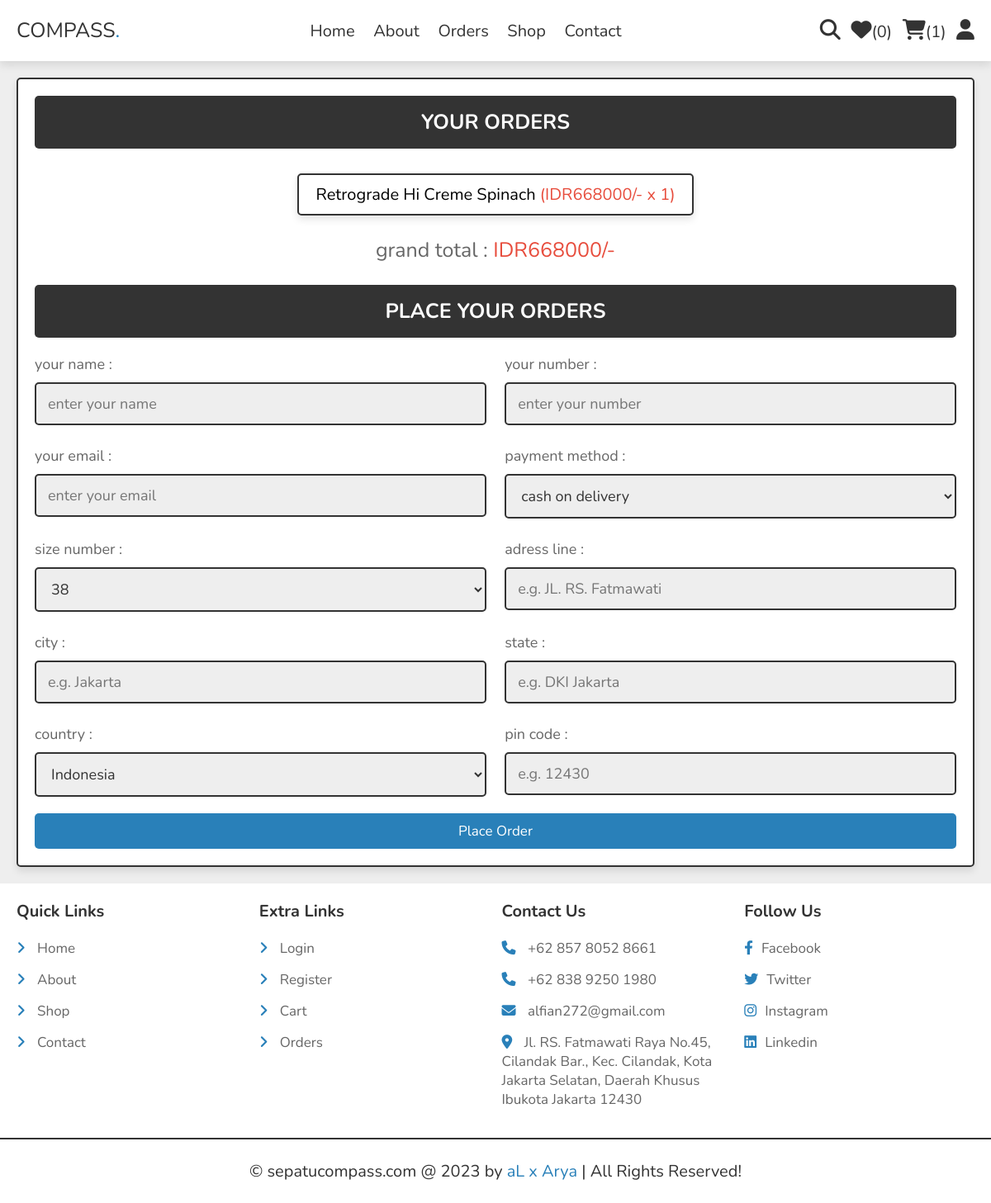
The page /checkout.php (signed in) on the database its author committed.
### tables this page shows
CREATE TABLE `cart` (
  `id` int(100) NOT NULL,
  `user_id` int(100) NOT NULL,
  `pid` int(100) NOT NULL,
  `name` varchar(100) NOT NULL,
  `price` int(10) NOT NULL,
  `quantity` int(10) NOT NULL,
  `image` varchar(100) NOT NULL
);

### checkout.php (the view, shortened to what this page needs)
<?php
include 'components/connect.php';
if(isset($_SESSION['user_id'])){
   $user_id = $_SESSION['user_id'];
}else{
   $user_id = '';
   header('location:user_login.php');
};
?>
<!DOCTYPE html>
<html lang="en">
<head>
   <link rel="stylesheet" href="https://cdnjs.cloudflare.com/ajax/libs/font-awesome/6.1.1/css/all.min.css">
   <link rel="stylesheet" href="css/style.css">
</head>
<body>
<?php include 'components/user_header.php'; ?>
<section class="checkout-orders">
   <form action="" method="POST">
   <h3>your orders</h3>
      <div class="display-orders">
      <?php
         $grand_total = 0;
         $select_cart = $conn->prepare("SELECT * FROM `cart` WHERE user_id = ?");
         $select_cart->execute([$user_id]);
         if($select_cart->rowCount() > 0){
            while($fetch_cart = $select_cart->fetch(PDO::FETCH_ASSOC)){
               $grand_total += ($fetch_cart['price'] * $fetch_cart['quantity']);
      ?>
         <p> <?= $fetch_cart['name']; ?> <span>(<?= 'IDR'.$fetch_cart['price'].'/- x '. $fetch_cart['quantity']; ?>)</span> </p>
      <?php
            }
         }else{
            echo '<p class="empty">your cart is empty!</p>';
         }
      ?>
         <div class="grand-total">grand total : <span>IDR<?= $grand_total; ?>/-</span></div>
      </div>
      <h3>place your orders</h3>
      <div class="flex">
         <div class="inputBox">
            <span>your name :</span>
            <input type="text" name="name" placeholder="enter your name" class="box" maxlength="20" required>
         </div>
         <div class="inputBox">
            <span>your number :</span>
            <input type="number" name="number" placeholder="enter your number" class="box" min="0" max="999999999999" onkeypress="if(this.value.length == 12) return false;" required>
         </div>
         <div class="inputBox">
            <span>your email :</span>
            <input type="email" name="email" placeholder="enter your email" class="box" maxlength="50" required>
         </div>
         <div class="inputBox">
            <span>payment method :</span>
            <select name="method" class="box" required>
               <option value="cash on delivery">cash on delivery</option>
            </select>
         </div>
         <div class="inputBox">
            <span>size number :</span>
            <select name="size" class="box" required>
               <option value="38">38</option>
            </select>
         </div>
         <div class="inputBox">
            <span>adress line :</span>
            <input type="text" name="street" placeholder="e.g. JL. RS. Fatmawati" class="box" maxlength="75" required>
         </div>
         <div class="inputBox">
            <span>city :</span>
            <input type="text" name="city" placeholder="e.g. Jakarta" class="box" maxlength="50" required>
         </div>
         <div class="inputBox">
            <span>state :</span>
            <input type="text" name="state" placeholder="e.g. DKI Jakarta" class="box" maxlength="50" required>
         </div>
         <div class="inputBox">
            <span>country :</span>
            <select name="country" class="box" required>
               <option value="Indonesia">Indonesia</option>
            </select>
         </div>
         <div class="inputBox">
            <span>pin code :</span>
            <input type="number" min="0" name="pin_code" placeholder="e.g. 12430" min="0" max="999999" onkeypress="if(this.value.length == 6) return false;" class="box" required>
         </div>
      </div>
      <input type="submit" name="order" class="btn <?= ($grand_total > 1)?'':'disabled'; ?>" value="place order">
   </form>
</section>
<?php include 'components/footer.php'; ?>
</body>
</html>

### css/style.css (style rules this page uses)
:root { --main-color:#2980b9; --orange:#f39c12; --red:#e74c3c; --black:#333; --white:#fff; --light-color:#666; --light-bg:#eee; --border:.2rem solid var(--black); --box-shadow:0 .5rem 1rem rgba(0,0,0,.1); }
* { font-family: 'Nunito', sans-serif; margin:0; padding:0; box-sizing: border-box; outline: none; border:none; text-decoration: none; }
html { font-size: 62.5%; overflow-x: hidden; }
body { background-color: var(--light-bg); }
section { padding:2rem; max-width: 1200px; margin:0 auto; }
.btn, .delete-btn, .option-btn { display: block; width: 100%; margin-top: 1rem; border-radius: .5rem; padding:1rem 3rem; font-size: 1.7rem; text-transform: capitalize; color:var(--white); cursor: pointer; text-align: center; }
.btn { background-color: var(--main-color); }
.display-orders { text-align: center; padding-bottom: 0; }
.display-orders p { display: inline-block; padding:1rem 2rem; margin:1rem .5rem; font-size: 2rem; text-align: center; border:var(--border); background-color: var(--white); box-shadow: var(--box-shadow); border-radius: .5rem; }
.display-orders p span { color:var(--red); }
.display-orders .grand-total { margin-top: 1.5rem; margin-bottom: 2.5rem; font-size: 2.5rem; color:var(--light-color); }
.display-orders .grand-total span { color:var(--red); }
.checkout-orders form { padding:2rem; border:var(--border); background-color: var(--white); box-shadow: var(--box-shadow); border-radius: .5rem; }
.checkout-orders form h3 { border-radius: .5rem; background-color: var(--black); color:var(--white); padding:1.5rem 1rem; text-align: center; text-transform: uppercase; margin-bottom: 2rem; font-size: 2.5rem; }
.checkout-orders form .flex { display: flex; flex-wrap: wrap; gap:1.5rem; justify-content: space-between; }
.checkout-orders form .flex .inputBox { width: 49%; }
.checkout-orders form .flex .inputBox .box { width: 100%; border:var(--border); border-radius: .5rem; font-size: 1.8rem; color:var(--black); padding:1.2rem 1.4rem; margin:1rem 0; background-color: var(--light-bg); }
.checkout-orders form .flex .inputBox span { font-size: 1.8rem; color:var(--light-color); }

### rows shown on the page
cart: name "Retrograde Hi Creme Spinach", price "668000", quantity "1"

### other values the page prints
$total_wishlist_counts "0"
$total_cart_counts "1"
$grand_total "668000"
